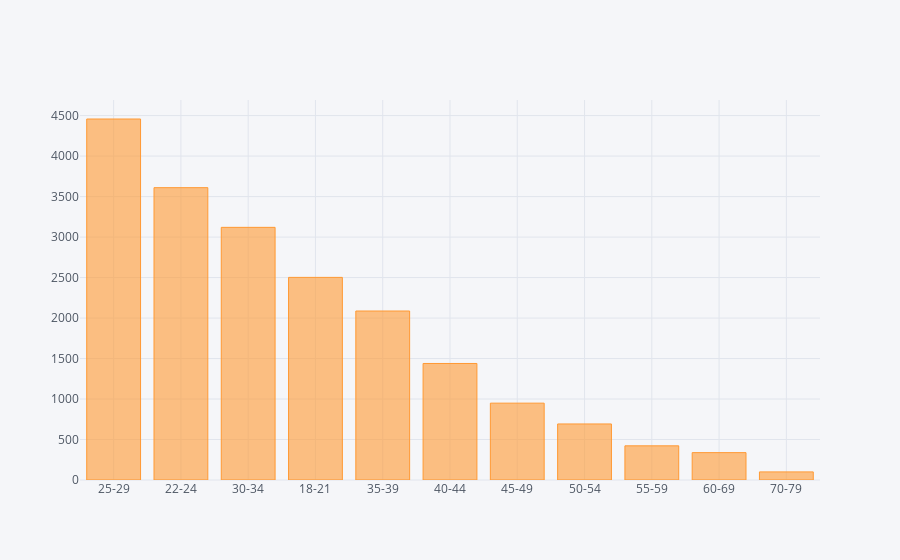

Write notebook code for a chart like this one.
### Markdown cell above
## Age groups

### Code cell
mcr2['Q1'].value_counts().iplot(kind='bar')

### Figure 1 — Plotly figure (JSON) as saved in the notebook; plotly's stock layout.template omitted (floating-point values rounded to 4 significant figures)
{"data": [{"marker": {"color": "rgba(255, 153, 51, 0.6)", "line": {"color": "rgba(255, 153, 51, 1.0)", "width": 1}}, "name": "Q1", "orientation": "v", "text": "", "type": "bar", "uid": "fb6ce3a4-78c1-4ed3-b084-8fa1a07b6e92", "x": ["25-29", "22-24", "30-34", "18-21", "35-39", "40-44", "45-49", "50-54", "55-59", "60-69", "70-79"], "y": [4458, 3610, 3120, 2502, 2087, 1439, 949, 692, 422, 338, 100]}], "layout": {"legend": {"bgcolor": "#F5F6F9", "font": {"color": "#4D5663"}}, "paper_bgcolor": "#F5F6F9", "plot_bgcolor": "#F5F6F9", "title": {"font": {"color": "#4D5663"}}, "xaxis": {"gridcolor": "#E1E5ED", "showgrid": true, "tickfont": {"color": "#4D5663"}, "title": {"font": {"color": "#4D5663"}, "text": ""}, "zerolinecolor": "#E1E5ED"}, "yaxis": {"gridcolor": "#E1E5ED", "showgrid": true, "tickfont": {"color": "#4D5663"}, "title": {"font": {"color": "#4D5663"}, "text": ""}, "zerolinecolor": "#E1E5ED"}}}
